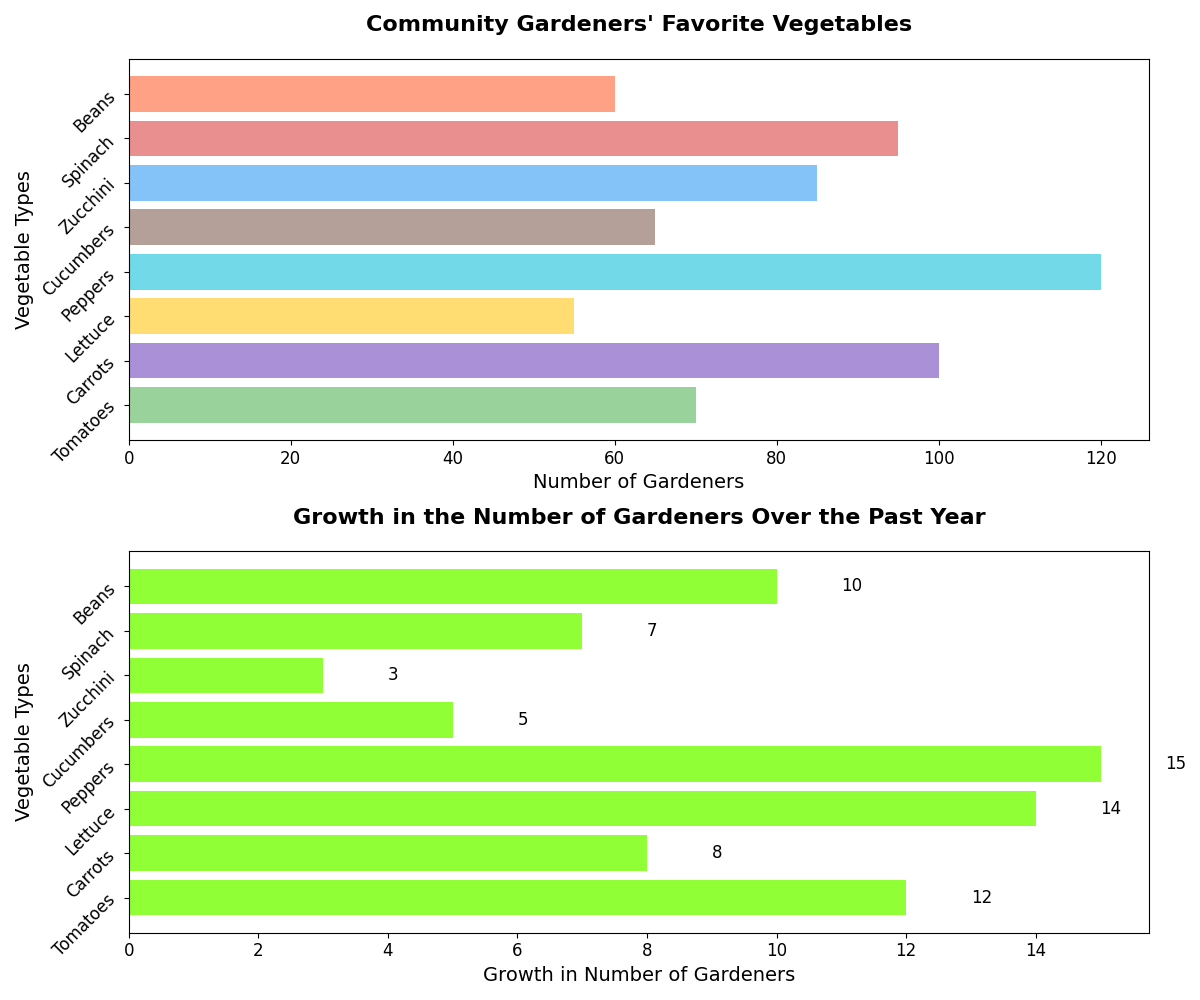

Write the Python code that produced this figure.
import matplotlib.pyplot as plt
import numpy as np

vegetables = ['Tomatoes', 'Carrots', 'Lettuce', 'Peppers', 'Cucumbers', 'Zucchini', 'Spinach', 'Beans']
gardeners = [70, 100, 55, 120, 65, 85, 95, 60]
growth = [12, 8, 14, 15, 5, 3, 7, 10]

# Shuffled colors for the bars
colors = ['#81C784', '#9575CD', '#FFD54F', '#4DD0E1', '#A1887F', '#64B5F6', '#E57373', '#FF8A65']

fig, ax = plt.subplots(2, 1, figsize=(12, 10))

ax[0].barh(vegetables, gardeners, color=colors, alpha=0.8)
ax[0].set_title("Community Gardeners' Favorite Vegetables", fontsize=16, fontweight='bold', pad=20)
ax[0].set_xlabel('Number of Gardeners', fontsize=14)
ax[0].set_ylabel('Vegetable Types', fontsize=14)
ax[0].tick_params(axis='y', rotation=45, labelsize=12)
ax[0].tick_params(axis='x', labelsize=12)

growth_colors = ['#76FF03' if g > 0 else '#F44336' for g in growth]
ax[1].barh(vegetables, growth, color=growth_colors, alpha=0.8)
ax[1].set_title("Growth in the Number of Gardeners Over the Past Year", fontsize=16, fontweight='bold', pad=20)
ax[1].set_xlabel('Growth in Number of Gardeners', fontsize=14)
ax[1].set_ylabel('Vegetable Types', fontsize=14)
ax[1].tick_params(axis='y', rotation=45, labelsize=12)
ax[1].tick_params(axis='x', labelsize=12)

for i, v in enumerate(growth):
    ax[1].text(v + (1 if v > 0 else -1), i, f"{v}", va='center', ha='left' if v > 0 else 'right', fontsize=12, color='black')

plt.tight_layout()
plt.show()
